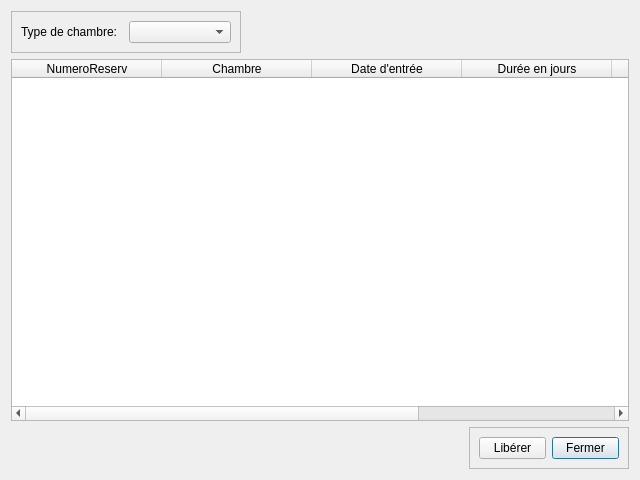
<?xml version="1.0" encoding="UTF-8"?>
<ui version="4.0">
 <class>DgRechercherUneOccupation</class>
 <widget class="QDialog" name="DgRechercherUneOccupation">
  <property name="geometry">
   <rect>
    <x>0</x>
    <y>0</y>
    <width>640</width>
    <height>480</height>
   </rect>
  </property>
  <property name="windowTitle">
   <string>Rechercher une occupation</string>
  </property>
  <property name="layoutDirection">
   <enum>Qt::LeftToRight</enum>
  </property>
  <layout class="QVBoxLayout" name="verticalLayout">
   <item>
    <widget class="QFrame" name="frame_2">
     <property name="maximumSize">
      <size>
       <width>230</width>
       <height>16777215</height>
      </size>
     </property>
     <property name="frameShape">
      <enum>QFrame::StyledPanel</enum>
     </property>
     <property name="frameShadow">
      <enum>QFrame::Raised</enum>
     </property>
     <layout class="QGridLayout" name="gridLayout_2">
      <item row="0" column="0">
       <widget class="QLabel" name="label">
        <property name="text">
         <string>Type de chambre:</string>
        </property>
       </widget>
      </item>
      <item row="0" column="1">
       <widget class="QComboBox" name="typesDeChambre">
        <property name="sizeAdjustPolicy">
         <enum>QComboBox::AdjustToContents</enum>
        </property>
       </widget>
      </item>
     </layout>
    </widget>
   </item>
   <item>
    <widget class="QTableWidget" name="tableWidget">
     <property name="selectionMode">
      <enum>QAbstractItemView::SingleSelection</enum>
     </property>
     <property name="selectionBehavior">
      <enum>QAbstractItemView::SelectRows</enum>
     </property>
     <attribute name="horizontalHeaderDefaultSectionSize">
      <number>150</number>
     </attribute>
     <attribute name="horizontalHeaderDefaultSectionSize">
      <number>150</number>
     </attribute>
     <column>
      <property name="text">
       <string>NumeroReserv</string>
      </property>
     </column>
     <column>
      <property name="text">
       <string>Chambre</string>
      </property>
     </column>
     <column>
      <property name="text">
       <string>Date d'entrée</string>
      </property>
     </column>
     <column>
      <property name="text">
       <string>Durée en jours</string>
      </property>
     </column>
     <column>
      <property name="text">
       <string>Date de sortie</string>
      </property>
     </column>
     <column>
      <property name="text">
       <string>Occupant</string>
      </property>
     </column>
    </widget>
   </item>
   <item>
    <widget class="QFrame" name="frame">
     <property name="maximumSize">
      <size>
       <width>160</width>
       <height>16777215</height>
      </size>
     </property>
     <property name="layoutDirection">
      <enum>Qt::RightToLeft</enum>
     </property>
     <property name="frameShape">
      <enum>QFrame::StyledPanel</enum>
     </property>
     <property name="frameShadow">
      <enum>QFrame::Raised</enum>
     </property>
     <layout class="QGridLayout" name="gridLayout">
      <item row="0" column="0">
       <widget class="QPushButton" name="btn_annuler">
        <property name="maximumSize">
         <size>
          <width>75</width>
          <height>16777215</height>
         </size>
        </property>
        <property name="layoutDirection">
         <enum>Qt::LeftToRight</enum>
        </property>
        <property name="text">
         <string>Fermer</string>
        </property>
       </widget>
      </item>
      <item row="0" column="1">
       <widget class="QPushButton" name="btn_liberer">
        <property name="maximumSize">
         <size>
          <width>75</width>
          <height>16777215</height>
         </size>
        </property>
        <property name="layoutDirection">
         <enum>Qt::LeftToRight</enum>
        </property>
        <property name="text">
         <string>Libérer</string>
        </property>
       </widget>
      </item>
     </layout>
    </widget>
   </item>
  </layout>
 </widget>
 <resources/>
 <connections/>
</ui>
